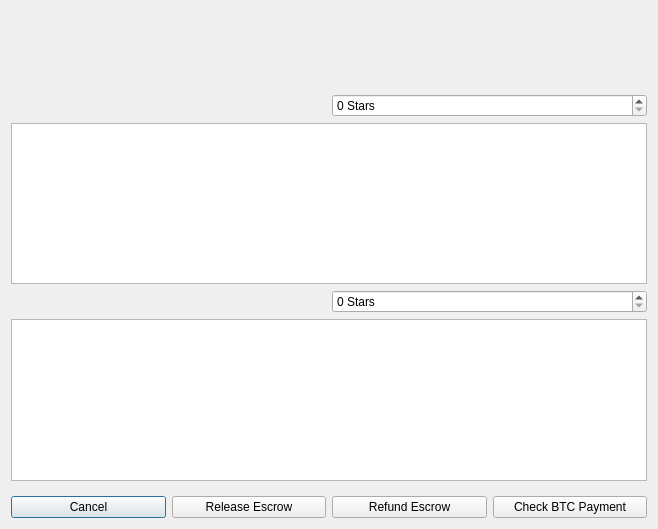
<?xml version="1.0" encoding="UTF-8"?>
<ui version="4.0">
 <class>ManageEscrowDialog</class>
 <widget class="QDialog" name="ManageEscrowDialog">
  <property name="geometry">
   <rect>
    <x>0</x>
    <y>0</y>
    <width>658</width>
    <height>529</height>
   </rect>
  </property>
  <property name="windowTitle">
   <string>Manage Your Escrow</string>
  </property>
  <layout class="QGridLayout" name="gridLayout">
   <item row="1" column="0">
    <widget class="QLabel" name="manageInfo">
     <property name="text">
      <string/>
     </property>
     <property name="wordWrap">
      <bool>true</bool>
     </property>
    </widget>
   </item>
   <item row="0" column="0">
    <widget class="QLabel" name="aboutEscrow">
     <property name="text">
      <string/>
     </property>
    </widget>
   </item>
   <item row="2" column="0">
    <layout class="QHBoxLayout" name="horizontalLayout">
     <item>
      <widget class="QLabel" name="manageInfo2">
       <property name="font">
        <font>
         <pointsize>12</pointsize>
         <weight>75</weight>
         <bold>true</bold>
        </font>
       </property>
       <property name="cursor">
        <cursorShape>IBeamCursor</cursorShape>
       </property>
       <property name="text">
        <string>&lt;html&gt;&lt;head/&gt;&lt;body&gt;&lt;p&gt;&lt;br/&gt;&lt;/p&gt;&lt;/body&gt;&lt;/html&gt;</string>
       </property>
       <property name="wordWrap">
        <bool>true</bool>
       </property>
       <property name="textInteractionFlags">
        <set>Qt::LinksAccessibleByMouse|Qt::TextSelectableByKeyboard|Qt::TextSelectableByMouse</set>
       </property>
      </widget>
     </item>
    </layout>
   </item>
   <item row="9" column="0">
    <layout class="QHBoxLayout" name="horizontalLayout_3">
     <item>
      <widget class="QPushButton" name="cancelButton">
       <property name="text">
        <string>Cancel</string>
       </property>
      </widget>
     </item>
     <item>
      <widget class="QPushButton" name="releaseButton">
       <property name="toolTip">
        <string>Release this escrow to the seller</string>
       </property>
       <property name="text">
        <string>Release Escrow</string>
       </property>
      </widget>
     </item>
     <item>
      <widget class="QPushButton" name="refundButton">
       <property name="toolTip">
        <string>Refund this escrow back to the buyer</string>
       </property>
       <property name="text">
        <string>Refund Escrow</string>
       </property>
      </widget>
     </item>
     <item>
      <widget class="QPushButton" name="btcButton">
       <property name="text">
        <string>Check BTC Payment</string>
       </property>
      </widget>
     </item>
    </layout>
   </item>
   <item row="7" column="0">
    <spacer name="verticalSpacer">
     <property name="orientation">
      <enum>Qt::Vertical</enum>
     </property>
     <property name="sizeHint" stdset="0">
      <size>
       <width>20</width>
       <height>40</height>
      </size>
     </property>
    </spacer>
   </item>
   <item row="4" column="0">
    <layout class="QHBoxLayout" name="horizontalLayout_4">
     <item>
      <widget class="QTextEdit" name="primaryFeedback"/>
     </item>
    </layout>
   </item>
   <item row="5" column="0">
    <layout class="QHBoxLayout" name="horizontalLayout_5">
     <item>
      <widget class="QLabel" name="secondaryLabel">
       <property name="text">
        <string/>
       </property>
       <property name="wordWrap">
        <bool>true</bool>
       </property>
      </widget>
     </item>
     <item>
      <widget class="QSpinBox" name="secondaryRating">
       <property name="suffix">
        <string> Stars</string>
       </property>
       <property name="maximum">
        <number>5</number>
       </property>
      </widget>
     </item>
    </layout>
   </item>
   <item row="3" column="0">
    <layout class="QHBoxLayout" name="horizontalLayout_2">
     <item>
      <widget class="QLabel" name="primaryLabel">
       <property name="text">
        <string/>
       </property>
       <property name="wordWrap">
        <bool>true</bool>
       </property>
      </widget>
     </item>
     <item>
      <widget class="QSpinBox" name="primaryRating">
       <property name="suffix">
        <string> Stars</string>
       </property>
       <property name="maximum">
        <number>5</number>
       </property>
      </widget>
     </item>
    </layout>
   </item>
   <item row="6" column="0">
    <layout class="QHBoxLayout" name="horizontalLayout_6">
     <item>
      <widget class="QTextEdit" name="secondaryFeedback"/>
     </item>
    </layout>
   </item>
  </layout>
 </widget>
 <resources>
  <include location="../syscoin.qrc"/>
 </resources>
 <connections/>
</ui>
